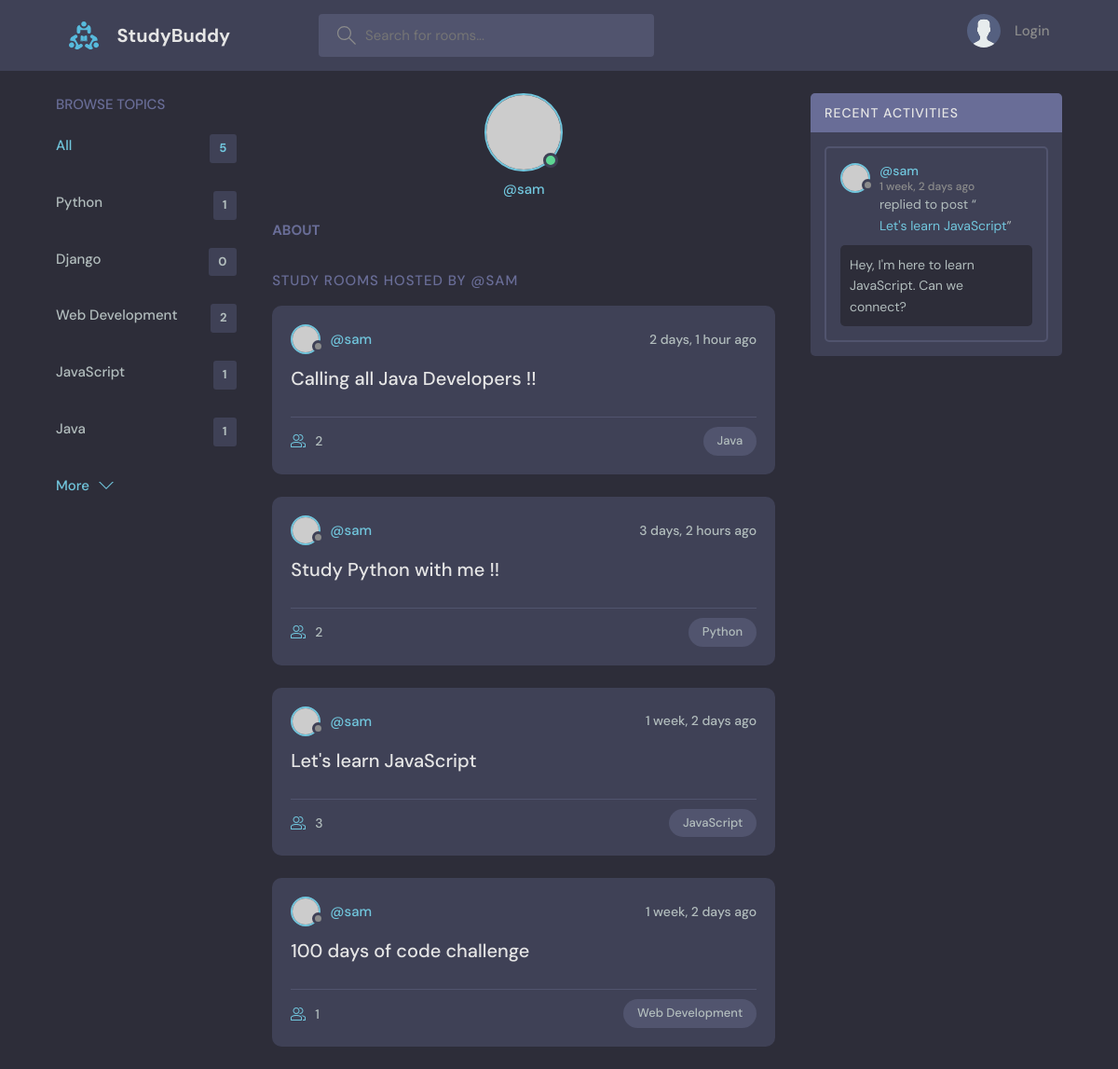
Page /profile/1/ on the committed database.
### base/models.py (models this page shows, shortened)
class Topic(models.Model):
    name=models.CharField(max_length=200)

class Room(models.Model):
    host = models.ForeignKey(User, on_delete=models.SET_NULL, null=True, blank=True)
    topic=models.ForeignKey(Topic, on_delete=models.SET_NULL, null=True, blank=True)
    name=models.CharField(max_length=200)
    description=models.TextField(null=True,blank=True)
    participants=models.ManyToManyField(User, related_name='participants',blank=True)
    updated=models.DateTimeField(auto_now=True)
    created=models.DateTimeField(auto_now_add=True)
    class Meta:
        ordering=['-updated','-created']
    def __str__(self):
        return self.name

class Message (models.Model):
    user=models.ForeignKey(User, on_delete=models.CASCADE)
    room =models.ForeignKey(Room, on_delete=models.CASCADE)
    body=models.TextField()
    updated=models.DateTimeField(auto_now=True)
    created=models.DateTimeField(auto_now_add=True)
    class Meta:
        ordering=['-updated','-created']
    def __str__(self):
        return self.body[0:50]

### base/views.py (the view)
# urls.py: path('profile/<int:pk>/', views.userProfile, name='user-profile'),
def userProfile(request, pk):
    user = User.objects.get(id=pk)
    rooms = user.room_set.all()
    room_messages = user.message_set.all()
    topics = Topic.objects.all()
    context = {'user': user, 'rooms': rooms,
               'room_messages': room_messages, 'topics': topics}
    return render(request, 'base/profile.html', context)

### base/templates/base/profile.html (shortened to what this page needs)
{% extends 'main.html' %}
{% block content %}
<main class="profile-page layout layout--3">
  <div class="container">
    {% include 'base/topics_component.html' %}
    <div class="roomList">
      <div class="profile">
        <div class="profile__avatar">
          <div class="avatar avatar--large active">
            <img src="https://randomuser.me/api/portraits/women/11.jpg" />
          </div>
        </div>
        <div class="profile__info">
          <p>@{{user.username}}</p>
        </div>
        <div class="profile__about">
          <h3>About</h3>
        </div>
      </div>
      <div class="roomList__header">
        <div>
          <h2>Study Rooms Hosted by @{{user.username}}</a>
          </h2>
        </div>
      </div>
      {% include 'base/feed_component.html' %}
    </div>
    {% include 'base/activity_component.html' %}
  </div>
</main>
{% endblock content %}

### base/templates/base/topics_component.html
<div class="topics">
	<div class="topics__header">
		<h2>Browse Topics</h2>
	</div>
	<ul class="topics__list">
		<li>
			<a href="{% url 'home' %}" class="active">All <span>{{topics.count}}</span></a>
		</li>
		{% for topic in topics %}
		<li>
				<a href="{% url 'home' %}?q={{topic.name}}">{{topic.name}}<span>{{topic.room_set.all.count}}</span></a>
		</li>
		{% endfor %}
	</ul>
	<a class="btn btn--link" href="{% url 'topics' %}">
		More
		<svg version="1.1" xmlns="http://www.w3.org/2000/svg" width="32" height="32" viewBox="0 0 32 32">
			<title>chevron-down</title>
			<path d="M16 21l-13-13h-3l16 16 16-16h-3l-13 13z"></path>
		</svg>
	</a>
</div>

### base/templates/base/feed_component.html (shortened to what this page needs)
{% for room in rooms %}
<div class="roomListRoom">
	<div class="roomListRoom__header">
		<a href="{% url 'user-profile' room.host.id %}" class="roomListRoom__author">
			<div class="avatar avatar--small">
				<img src="https://randomuser.me/api/portraits/women/11.jpg" />
			</div>
			<span>@{{room.host.username}}</span>
		</a>
		<div class="roomListRoom__actions">
			<span>{{room.created|timesince}} ago</span>
		</div>
	</div>
	<div class="roomListRoom__content">
		<a href="{%url 'room' room.id %}">{{room.name}}</a>
	</div>
	<div class="roomListRoom__meta">
		<a href="{% url 'room' room.id %}" class="roomListRoom__joined">
		{{room.participants.all.count}}
		</a>
		<p class="roomListRoom__topic">{{room.topic.name}}</p>
	</div>
</div>
{% endfor %}

### base/templates/base/activity_component.html (shortened to what this page needs)
<div class="activities">
	<div class="activities__header">
		<h2>Recent Activities</h2>
	</div>
	{% for message in room_messages %}
	<div class="activities__box">
		<div class="activities__boxHeader roomListRoom__header">
			<a
				href="{% url 'user-profile' message.user.id %}"
				class="roomListRoom__author">
				<div class="avatar avatar--small">
					<img src="https://randomuser.me/api/portraits/women/11.jpg" />
				</div>
				<p>
					@{{message.user}}
					<span>{{message.created|timesince}} ago</span>
				</p>
			</a>
		</div>
		<div class="activities__boxContent">
			<p>
				replied to post “<a href="{% url 'room' message.room.id %}">{{message.room}}</a>”
			</p>
			<div class="activities__boxRoomContent">
				{{message.body}}
			</div>
		</div>
	</div>
	{% endfor %}
</div>

### rows in the picture
Topic: name "Python", room_set.all.count "1"
Topic: name "Django", room_set.all.count "0"
Topic: name "Web Development", room_set.all.count "2"
Topic: name "JavaScript", room_set.all.count "1"
Topic: name "Java", room_set.all.count "1"
Room: host.username "sam", created "2 days, 1 hour", name "Calling all Java Developers !!", participants.all.count "2", topic.name "Java"
Room: host.username "sam", created "3 days, 2 hours", name "Study Python with me !!", participants.all.count "2", topic.name "Python"
Room: host.username "sam", created "1 week, 2 days", name "Let's learn JavaScript", participants.all.count "3", topic.name "JavaScript"
Room: host.username "sam", created "1 week, 2 days", name "100 days of code challenge", participants.all.count "1", topic.name "Web Development"
Message: user "sam", created "1 week, 2 days", room "Let's learn JavaScript", body "Hey, I'm here to learn JavaScript. Can we connect?"

### other values in the picture
{{ topics.count }} "5"
{{ user.username }} "sam"
{{ user.username }} "SAM"
